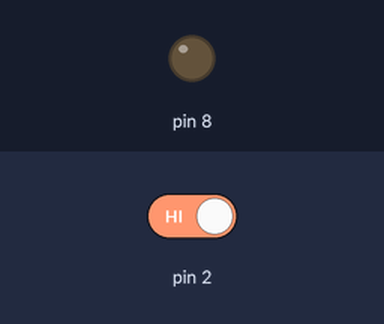
A sketch run on a simulated Arduino Uno, built with avr-gcc and run on an emulated ATmega328P. Shown: output pins drawn as LEDs (lit = HIGH). The test bench sets the inputs (shaded band); at power-on: pin 2 HIGH.

Above: at 5.0 s.
5.1 s: pin 2 driven LOW
At 6.1 s:
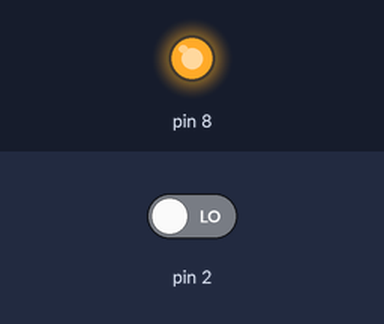
Timing chart, 0 to 8.1 s (numbered marks = the images above; inputs shaded):
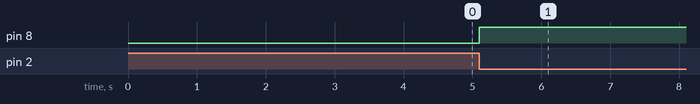

Measured:
- after the input at 5.1 s, pin 8: LOW → HIGH at once

The sketch:

LAB2_Task2.ino
```cpp
#include <avr/io.h>
#include <avr/interrupt.h>
#include <util/delay.h>

//#define BLINK_DELAY_MS 200

int main(){


  DDRB |= (1<<0); //PB0 is output
  DDRD &= ~(1<<2);  //PD2 is input

  //set for falling edge detection
  EICRA |= (1<<ISC01);
  EICRA |= (0<<ISC00);

  sei();//enable global interrupts

  EIMSK |= (1<<INT0); //enable external interrupts for int0


  while(1){

  }

  return 0;

}

ISR(INT0_vect){
  PORTB ^= (1<<0);//toggle bit 0 of PORT B
 // _delay_ms(BLINK_DELAY_MS);

}
```
